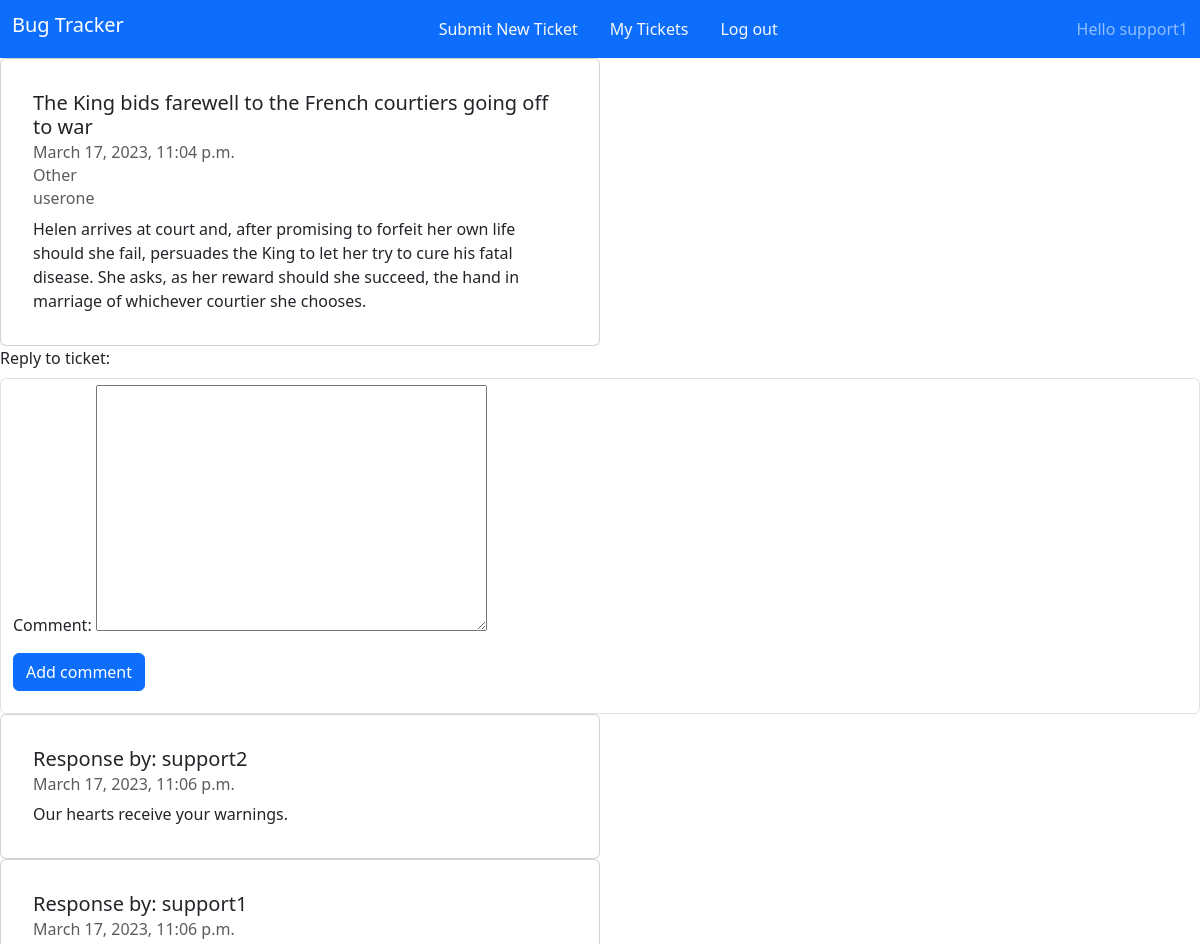
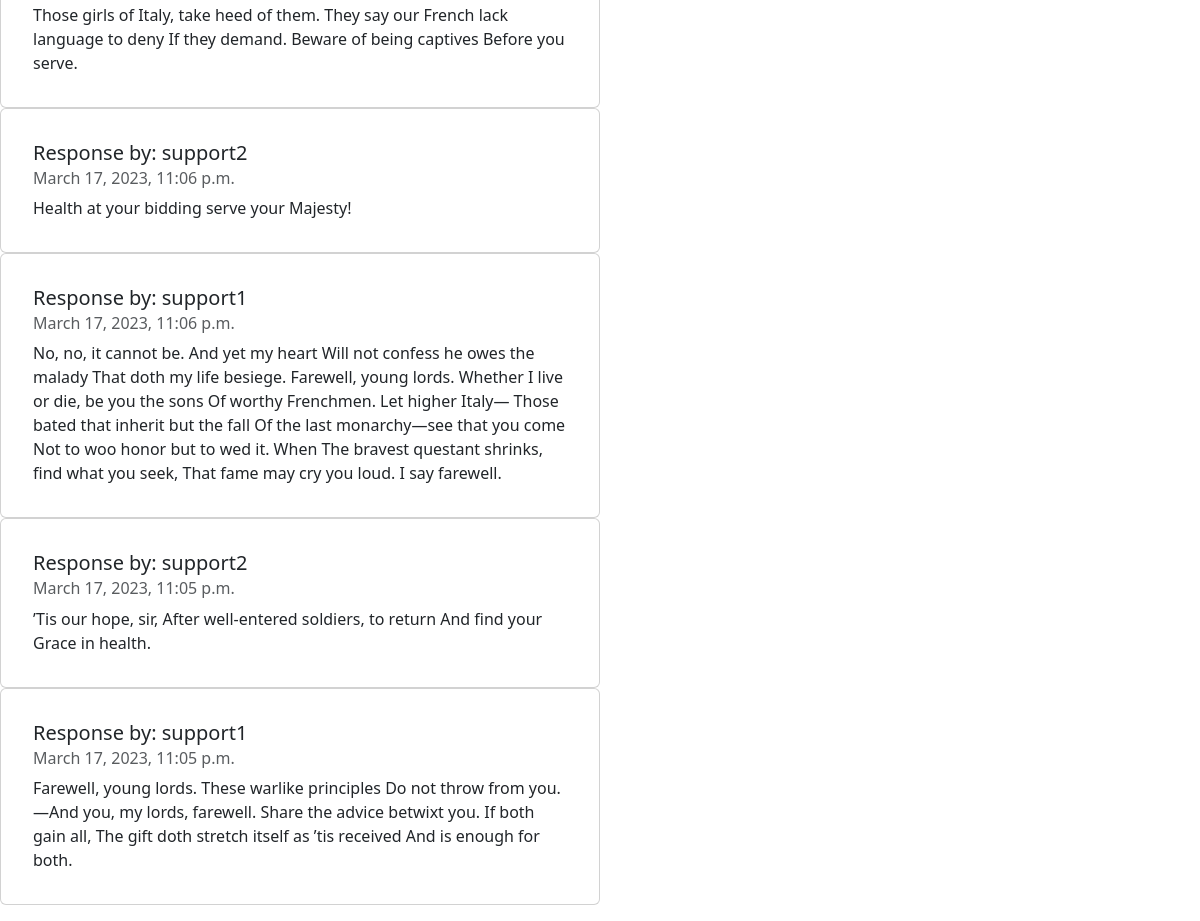
/ticket_detail/dec76cc3b2784a34a2f576d7149832c8 (signed in), run on the app's committed database (2 pictures, top to bottom).
### base_app/models.py (models this page shows, shortened)
class CreateTicket(models.Model):
    ticket_author = models.ForeignKey(User, on_delete=models.SET_NULL, null=True, blank=True)
    entry_id = models.UUIDField(
         primary_key = True,
         default = uuid.uuid4,
         editable = False)
    timestamp = models.DateTimeField(default=timezone.now)
    message_subject = models.CharField(max_length=100)
    message_body = models.TextField()
    """Setting the values for dropdown select menu for what kind of issue user is facing"""
    CONNECTIVITY = "Connectivity"
    HARDWARE = "Hardware"
    SOFTWARE = "Software"
    THIRD_PARTY = "Bug in Third Party Integration"
    USER_ERROR = "User error"
    OTHER = "Other"
    ISSUE_CHOICES = [
        (CONNECTIVITY, "Connectivity"),
        (HARDWARE, "Hardware"),
        (SOFTWARE, "Software"),
        (THIRD_PARTY, "Third Party Integration"),
        (USER_ERROR, "User error"),
        (OTHER, "Other"),
    ]
    """The dropdown menu"""
    issue_category = models.CharField("Issue Category", max_length=100, blank=False, choices=ISSUE_CHOICES, default=OTHER)
    class Meta:
        ordering = ("-timestamp",)

class TicketComment(models.Model):
    comment_author = models.ForeignKey(User, on_delete=models.SET_NULL, null=True, blank=True)
    ticket = models.ForeignKey(CreateTicket, on_delete=models.CASCADE, editable=False)
    comment_id = models.UUIDField(
        primary_key = True,
        default = uuid.uuid4,
        editable = False)
    timestamp = models.DateTimeField(auto_now_add=True, editable=False)
    comment = models.TextField()
    class Meta:
        ordering = ('-timestamp',)

### base_app/views.py (the view, shortened to what this page needs)
# urls.py: path('ticket_detail/<str:pk>', ticket_detailed_view, name="ticket_detail"),
@login_required(login_url="login_page")
def ticket_detailed_view(request, pk):
    ticket = CreateTicket.objects.get(entry_id=pk)
    comments = TicketComment.objects.filter(ticket=pk)
    comment_form = CommentForm()
    context = {
        "ticket": ticket,
        "comment_form": comment_form,
        "comments": comments,
    }
    return render(request, "view_single_ticket.html", context)

### base_app/forms.py
class CommentForm(ModelForm):
    class Meta:
        model = TicketComment
        fields = ["comment"]

### templates/view_single_ticket.html (shortened to what this page needs)
{% extends 'base.html' %}
{% block content %}
<div class="card w-50 p-3">
  <div class="card-body">
    <h5 class="card-title">{{ ticket.message_subject }}</h5>
    <h6 class="card-subtitle mb-2 text-muted">{{ ticket.timestamp }}</h6>
    <h6 class="card-subtitle mb-2 text-muted">{{ ticket.issue_category }}</h6>
    <h6 class="card-subtitle mb-2 text-muted">{{ ticket.ticket_author }}</h6>
    <p class="card-text">{{ ticket.message_body }}</p>
  </div>
</div>
<div class="mb-3">
  <label for="comment_form_element" class="form-label">Reply to ticket:</label>
  <form class="form-control" method="POST" action="{% url 'ticket_detail' ticket.pk %}" id="comment_form_element">
    {{ comment_form.as_p }}
    <button type="submit" class="btn btn-primary mb-3">Add comment</button>
</form>
{% for comment in comments %}
<div class="card w-50 p-3" style="width: 18rem;">
  <div class="card-body">
    <h5 class="card-title">Response by: {{ comment.comment_author }}</h5>
    <h6 class="card-subtitle mb-2 text-muted">{{ comment.timestamp }}</h6>
    <p class="card-text">{{ comment.comment }}</p>
  </div>
</div>
{% endfor %}
{% endblock content %}

### templates/base.html (shortened to what this page needs)
<!DOCTYPE html>
<html lang="en">
<head>
    {% load bootstrap5 %}
    {% bootstrap_css %}
</head>
<body>
    <nav class="navbar navbar-expand-lg navbar-dark bg-primary">
        <div class="container-fluid">
        <h1 class="navbar-brand">Bug Tracker</h1>
    <ul class="nav">
        <li class="nav-item">
            <a class="nav-link link-light" href="{% url 'ticket_page' %}">Submit New Ticket</a>
        </li>
        <li class="nav-item">
            <a class="nav-link link-light" href="{% url 'user_tickets' %}">My Tickets</a>
        </li>
        {% if request.user.is_authenticated %}<li class="nav-item">
            <a class="nav-link link-light" href="{% url 'logout' %}">Log out</a>
        </li>
        {% else %}<li class="nav-item">
            <a class="nav-link link-light" href="{% url 'login_page' %}">Log in</a>
        </li>{% endif %}
</ul>
<span class="navbar-text">
    Hello {{user}}
  </span>
</div>
</nav>
    {% block content %}
    {% endblock content %}
</body>
</html>

### data on the page
CreateTicket: message_subject "The King bids farewell to the French courtiers going off to war", timestamp "March 17, 2023, 11:04 p.m.", issue_category "Other", ticket_author "userone", message_body "Helen arrives at court and, after promising to forfeit her own life should she fail, persuades the King to let her try to cure his fatal disease. She asks, as her reward should she succeed, the hand in marriage of whichever courtier she chooses."
TicketComment: comment_author "support2", timestamp "March 17, 2023, 11:06 p.m.", comment "Our hearts receive your warnings."
TicketComment: comment_author "support1", timestamp "March 17, 2023, 11:06 p.m.", comment "Those girls of Italy, take heed of them. They say our French lack language to deny If they demand. Beware of being captives Before you serve."
TicketComment: comment_author "support2", timestamp "March 17, 2023, 11:06 p.m.", comment "Health at your bidding serve your Majesty!"
TicketComment: comment_author "support1", timestamp "March 17, 2023, 11:06 p.m.", comment "No, no, it cannot be. And yet my heart Will not confess he owes the malady That doth my life besiege. Farewell, young lords. Whether I live or die, be you the sons Of worthy Frenchmen. Let higher Italy— Those bated that inherit but the fall Of the last monarchy—see that you come Not to woo honor but to wed it. When The bravest questant shrinks, find what you seek, That fame may cry you loud. I say farewell."
TicketComment: comment_author "support2", timestamp "March 17, 2023, 11:05 p.m.", comment "’Tis our hope, sir, After well-entered soldiers, to return And find your Grace in health."
TicketComment: comment_author "support1", timestamp "March 17, 2023, 11:05 p.m.", comment "Farewell, young lords. These warlike principles Do not throw from you.—And you, my lords, farewell. Share the advice betwixt you. If both gain all, The gift doth stretch itself as ’tis received And is enough for both."

### other printed values
{{ user }} "support1"
